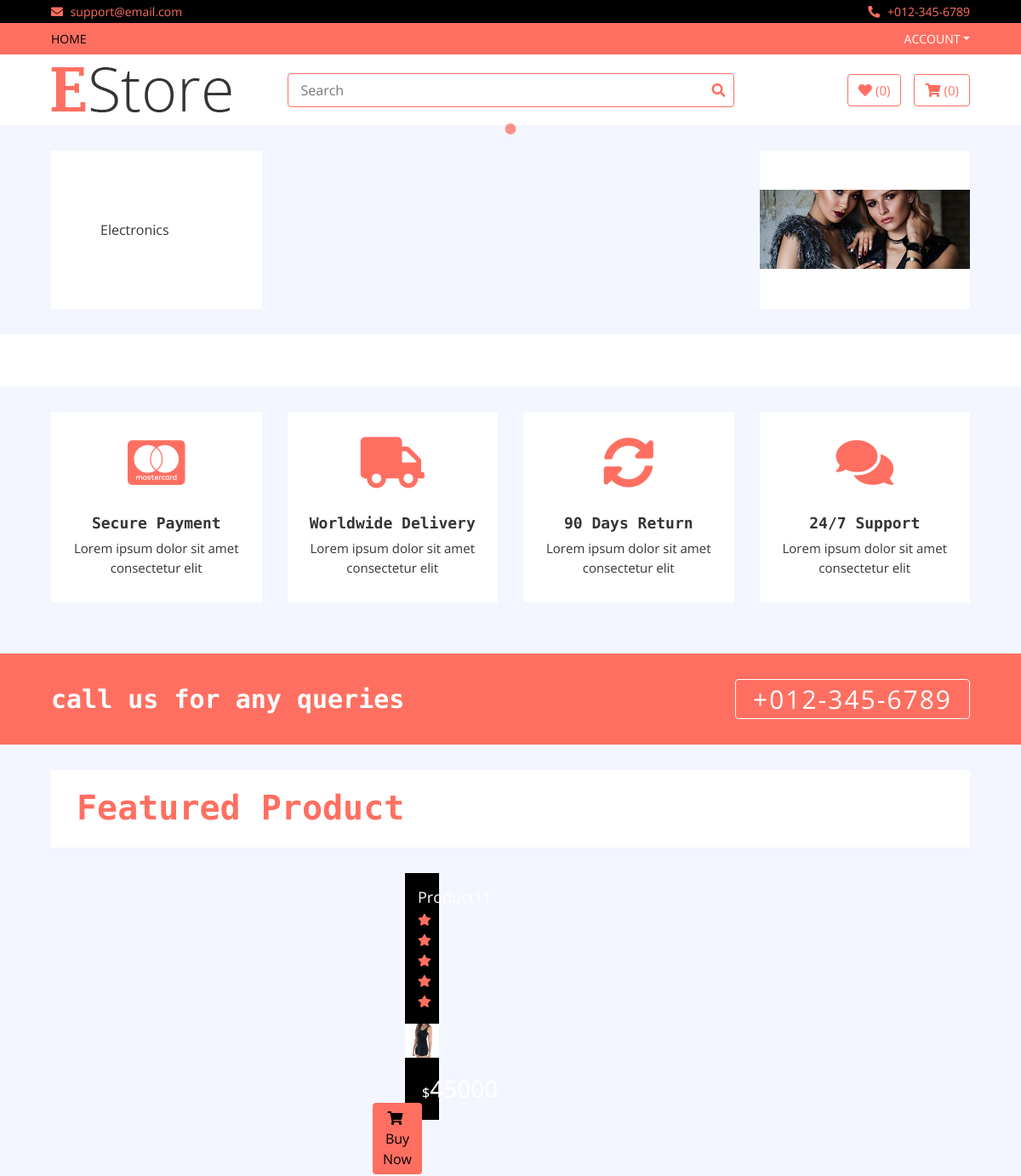
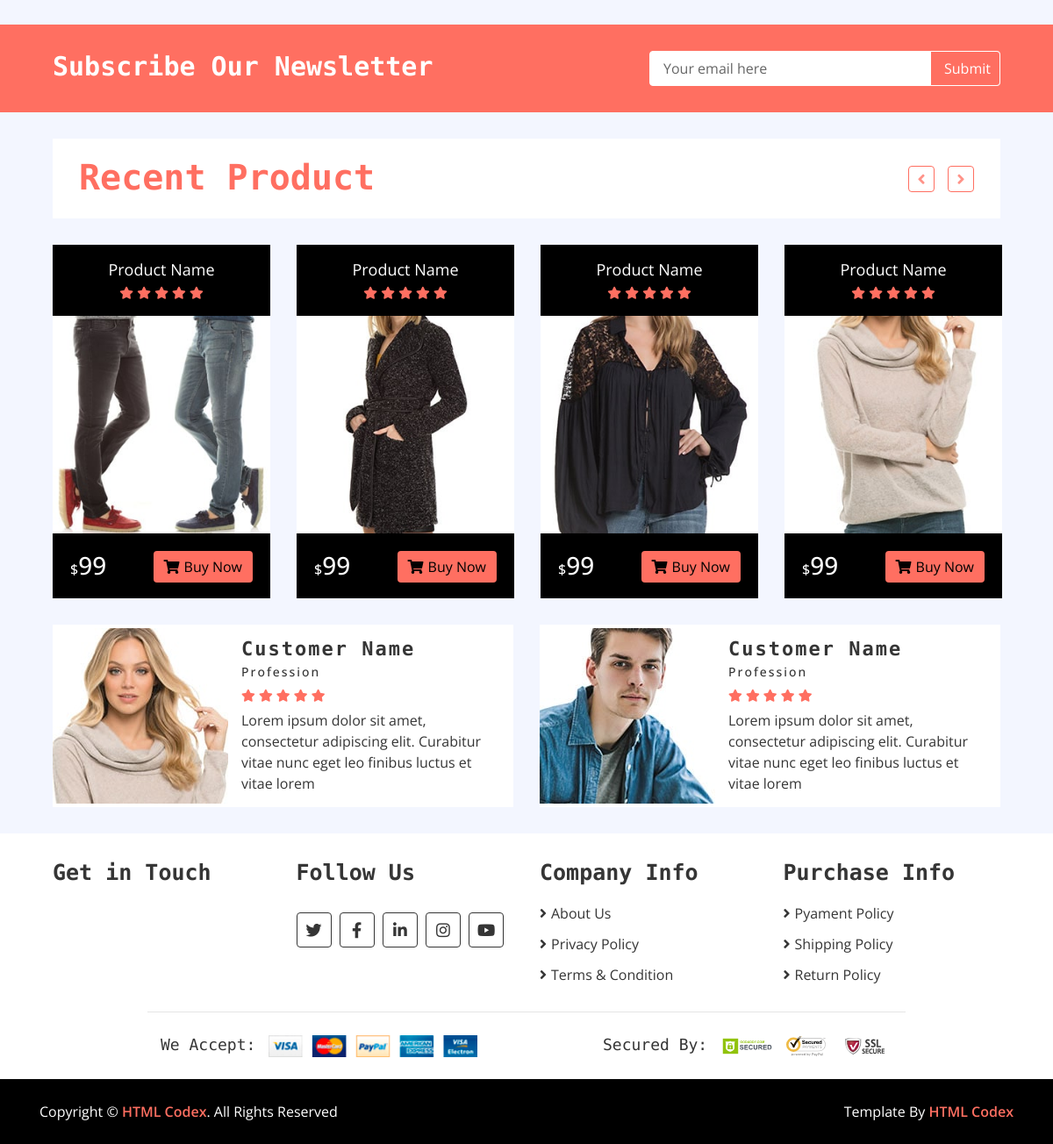
The page / on the database its author committed (2 pictures, top to bottom).
### home/models.py (models this page shows, shortened)
class Category(models.Model):
    name = models.CharField(max_length=200)
    logo = models.CharField(max_length=200)
    slug = models.CharField(max_length=500, unique=True)

class Ad(models.Model):
    title = models.CharField(max_length=500)
    image = models.ImageField(upload_to='media')
    url = models.URLField(max_length=500,blank = True)
    rank = models.IntegerField()

class Product(models.Model):
    name = models.CharField(max_length=100)
    category = models.ForeignKey(Category,on_delete=models.CASCADE)
    brand = models.ForeignKey(Brand, on_delete = models.CASCADE)
    price = models.IntegerField()
    discounted_price = models.IntegerField()
    image = models.ImageField(upload_to='media')
    description = RichTextField()
    specification = RichTextField()
    slug = models.TextField()
    label = models.CharField(choices=LABEL,max_length=20)
    stock = models.CharField(choices=STOCK, max_length=20)

### home/views.py (the view)
# urls.py: path('', HomeView.as_view(), name='home'),
class HomeView(BaseView):
    def get(self,request):
        self.views
        self.views['sliders'] = Slider.objects.all()
        self.views['ads'] = Ad.objects.all()
        self.views['contact_info'] = ContactInfo.objects.all()
        self.views['hot_news'] = Product.objects.filter(label = 'hot')
        self.views['new_news'] = Product.objects.filter(label = 'new')
        return render(request,'index.html',self.views)

### templates/index.html (shortened to what this page needs)
{% extends 'base.html' %}
{% load static %}
{% block content %}
        <div class="header">
            <div class="container-fluid">
                <div class="row">
                    <div class="col-md-3">
                        <nav class="navbar bg-light">
                            <ul class="navbar-nav">
                                {% for cat in categories %}
                                <li class="nav-item">
                                    <a class="nav-link" href="/category/{{cat.slug}}"><i class="fa fa-{{cat.logo}}"></i>{{cat.name}}</a>
                                </li>
                                {% endfor %}
                            </ul>
                        </nav>
                    </div>
                    <div class="col-md-6">
                    </div>
                    <div class="col-md-3">
                        <div class="header-img">
                            {% for ad in ads %}
                            {% if ad.rank == 1 %}
                            <div class="img-item">
                                <img src="{{ad.image.url}}" />
                            </div>
                            {% endif %}
                            {% endfor %}
                        </div>
                    </div>
                </div>
            </div>
        </div>
        <div class="brand">
            <div class="container-fluid">
                <div class="brand-slider">
                    {% for brand in brands %}
                    <div class="brand-item"><img src="{{brand.image.url}}" alt=""></div>
                    {% endfor %}
                </div>
            </div>
        </div>
        <div class="feature">
            <div class="container-fluid">
                <div class="row align-items-center">
                    <div class="col-lg-3 col-md-6 feature-col">
                        <div class="feature-content">
                            <i class="fab fa-cc-mastercard"></i>
                            <h2>Secure Payment</h2>
                            <p>
                                Lorem ipsum dolor sit amet consectetur elit
                            </p>
                        </div>
                    </div>
                    <div class="col-lg-3 col-md-6 feature-col">
                        <div class="feature-content">
                            <i class="fa fa-truck"></i>
                            <h2>Worldwide Delivery</h2>
                            <p>
                                Lorem ipsum dolor sit amet consectetur elit
                            </p>
                        </div>
                    </div>
                    <div class="col-lg-3 col-md-6 feature-col">
                        <div class="feature-content">
                            <i class="fa fa-sync-alt"></i>
                            <h2>90 Days Return</h2>
                            <p>
                                Lorem ipsum dolor sit amet consectetur elit
                            </p>
                        </div>
                    </div>
                    <div class="col-lg-3 col-md-6 feature-col">
                        <div class="feature-content">
                            <i class="fa fa-comments"></i>
                            <h2>24/7 Support</h2>
                            <p>
                                Lorem ipsum dolor sit amet consectetur elit
                            </p>
                        </div>
                    </div>
                </div>
            </div>
        </div>
        <div class="call-to-action">
            <div class="container-fluid">
                <div class="row align-items-center">
                    <div class="col-md-6">
                        <h1>call us for any queries</h1>
                    </div>
                    <div class="col-md-6">
                        <a href="tel:0123456789">+012-345-6789</a>
                    </div>
                </div>
            </div>
        </div>
        <div class="featured-product product">
            <div class="container-fluid">
                <div class="section-header">
                    <h1>Featured Product</h1>
                </div>
                <div class="row align-items-center product-slider product-slider-4">
                    {% for hot in hot_news %}
                    <div class="col-lg-3">
                        <div class="product-item">
                            <div class="product-title">
                                <a href="/details/{{hot.slug}}">{{hot.name}}</a>
                                <div class="ratting">
                                    <i class="fa fa-star"></i>
                                    <i class="fa fa-star"></i>
                                    <i class="fa fa-star"></i>
                                    <i class="fa fa-star"></i>
                                    <i class="fa fa-star"></i>
                                </div>
                            </div>
                            <div class="product-image">
                                <a href="product-detail.html">
                                    <img src="{{hot.image.url}}" alt="Product Image">
                                </a>
                            </div>
                            <div class="product-price">
                                {% if hot.discounted_price > 0 %}
                                <h3><span>$</span>{{hot.discounted_price}}</h3>
                                {% else %}
                                <h3><span>$</span>{{hot.price}}</h3>
                                {% endif %}
                                <a class="btn" href="/add_to_cart/{{hot.slug}}"><i class="fa fa-shopping-cart"></i>Buy Now</a>
                            </div>
                        </div>
                    </div>
                    {% endfor %}
                </div>
            </div>
        </div>
        <div class="newsletter">
            <div class="container-fluid">
                <div class="row">
                    <div class="col-md-6">
                        <h1>Subscribe Our Newsletter</h1>
                    </div>
                    <div class="col-md-6">
                        <div class="form">
                            <input type="email" value="Your email here">
                            <button>Submit</button>
                        </div>
                    </div>
                </div>
            </div>
        </div>
        <div class="recent-product product">
            <div class="container-fluid">
                <div class="section-header">
                    <h1>Recent Product</h1>
                </div>
                <div class="row align-items-center product-slider product-slider-4">
                    <div class="col-lg-3">
                        <div class="product-item">
                            <div class="product-title">
                                <a href="#">Product Name</a>
                                <div class="ratting">
                                    <i class="fa fa-star"></i>
                                    <i class="fa fa-star"></i>
                                    <i class="fa fa-star"></i>
                                    <i class="fa fa-star"></i>
                                    <i class="fa fa-star"></i>
                                </div>
                            </div>
                            <div class="product-image">
                                <a href="product-detail.html">
                                    <img src="img/product-6.jpg" alt="Product Image">
                                </a>
                            </div>
                            <div class="product-price">
                                <h3><span>$</span>99</h3>
                                <a class="btn" href=""><i class="fa fa-shopping-cart"></i>Buy Now</a>
                            </div>
                        </div>
                    </div>
                    <div class="col-lg-3">
                        <div class="product-item">
                            <div class="product-title">
                                <a href="#">Product Name</a>
                                <div class="ratting">
                                    <i class="fa fa-star"></i>
                                    <i class="fa fa-star"></i>
                                    <i class="fa fa-star"></i>
                                    <i class="fa fa-star"></i>
                                    <i class="fa fa-star"></i>
                                </div>
                            </div>
                            <div class="product-image">
                                <a href="product-detail.html">
                                    <img src="img/product-7.jpg" alt="Product Image">
                                </a>
                            </div>
                            <div class="product-price">
                                <h3><span>$</span>99</h3>
                                <a class="btn" href=""><i class="fa fa-shopping-cart"></i>Buy Now</a>
                            </div>
                        </div>
                    </div>
                    <div class="col-lg-3">
                        <div class="product-item">
                            <div class="product-title">
                                <a href="#">Product Name</a>
                                <div class="ratting">
                                    <i class="fa fa-star"></i>
                                    <i class="fa fa-star"></i>
                                    <i class="fa fa-star"></i>
                                    <i class="fa fa-star"></i>
                                    <i class="fa fa-star"></i>
                                </div>
                            </div>
                            <div class="product-image">
                                <a href="product-detail.html">
                                    <img src="img/product-8.jpg" alt="Product Image">
                                </a>
                            </div>
                            <div class="product-price">
                                <h3><span>$</span>99</h3>
                                <a class="btn" href=""><i class="fa fa-shopping-cart"></i>Buy Now</a>
                            </div>
                        </div>
                    </div>
                    <div class="col-lg-3">
                        <div class="product-item">
                            <div class="product-title">
                                <a href="#">Product Name</a>
                                <div class="ratting">
                                    <i class="fa fa-star"></i>
                                    <i class="fa fa-star"></i>
                                    <i class="fa fa-star"></i>
                                    <i class="fa fa-star"></i>
                                    <i class="fa fa-star"></i>
                                </div>
                            </div>
                            <div class="product-image">
                                <a href="product-detail.html">
                                    <img src="img/product-9.jpg" alt="Product Image">
                                </a>
                            </div>
                            <div class="product-price">
                                <h3><span>$</span>99</h3>
                                <a class="btn" href=""><i class="fa fa-shopping-cart"></i>Buy Now</a>
                            </div>
                        </div>
                    </div>
                </div>
            </div>
        </div>
        <div class="review">
            <div class="container-fluid">
                <div class="row align-items-center review-slider normal-slider">
                    <div class="col-md-6">
                        <div class="review-slider-item">
                            <div class="review-img">
                                <img src="img/review-1.jpg" alt="Image">
                            </div>
                            <div class="review-text">
                                <h2>Customer Name</h2>
                                <h3>Profession</h3>
                                <div class="ratting">
                                    <i class="fa fa-star"></i>
                                    <i class="fa fa-star"></i>
                                    <i class="fa fa-star"></i>
                                    <i class="fa fa-star"></i>
                                    <i class="fa fa-star"></i>
                                </div>
                                <p>
                                    Lorem ipsum dolor sit amet, consectetur adipiscing elit. Curabitur vitae nunc eget leo finibus luctus et vitae lorem
                                </p>
                            </div>
                        </div>
                    </div>
                    <div class="col-md-6">
                        <div class="review-slider-item">
                            <div class="review-img">
                                <img src="img/review-2.jpg" alt="Image">
                            </div>
                            <div class="review-text">
                                <h2>Customer Name</h2>
                                <h3>Profession</h3>
                                <div class="ratting">
                                    <i class="fa fa-star"></i>
                                    <i class="fa fa-star"></i>
                                    <i class="fa fa-star"></i>
                                    <i class="fa fa-star"></i>
                                    <i class="fa fa-star"></i>
                                </div>
                                <p>
                                    Lorem ipsum dolor sit amet, consectetur adipiscing elit. Curabitur vitae nunc eget leo finibus luctus et vitae lorem
                                </p>
                            </div>
                        </div>
                    </div>
                </div>
            </div>
        </div>
{% endblock %}

### rows shown on the page
Category: name "Electronics"
Ad: image (picture)
Product: name "Product11", image (picture), discounted_price "45000"
